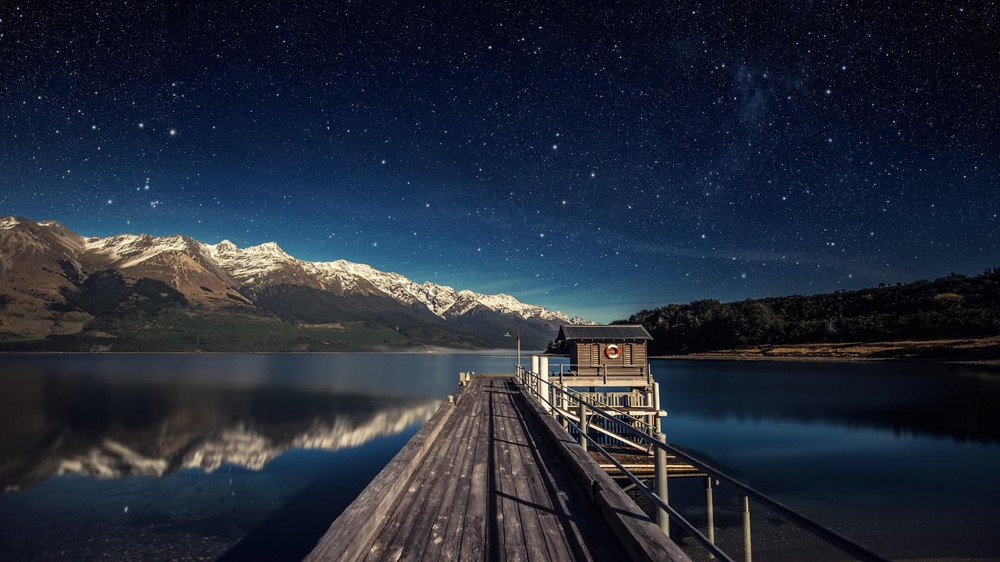
#> input picture Programming/Python/ImageFormatting/images/jpgimg1.JPEG, 1000 x 562 px, shrunk from 1920 x 1080 before the run
$ python Pillow_Add_Watermark.py   (older library calls are emulated)
#> lines starting #> are read from the running program, lines starting #| are printed output that depends on the picture
# http://www.thecodingcouple.com/watermark-images-python-pillow-pil/

from PIL import Image, ImageDraw, ImageFont

image = Image.open('images/jpgimg1.JPEG')
#> image is the input picture: PIL image 1000x562 RGB; mean R, G, B 35, 42.5, 56.7
width, height = image.size
#> width = 1000; height = 562

draw = ImageDraw.Draw(image)
text = "A watermark"

font = ImageFont.truetype('tahoma.ttf', 56)
textwidth, textheight = draw.textsize(text, font)
#> textwidth = 360; textheight = 53

# calculate the x,y coordinates of the text
margin = 5
x = width - textwidth - margin
#> x = 635
y = height - textheight - margin
#> y = 504

# draw watermark using RBG Color in the bottom right corner
# color picker: https://htmlcolorcodes.com/
draw.text((x, y), text, (240, 18, 109 ), font=font)

image.save('images/watermark_test.JPEG')
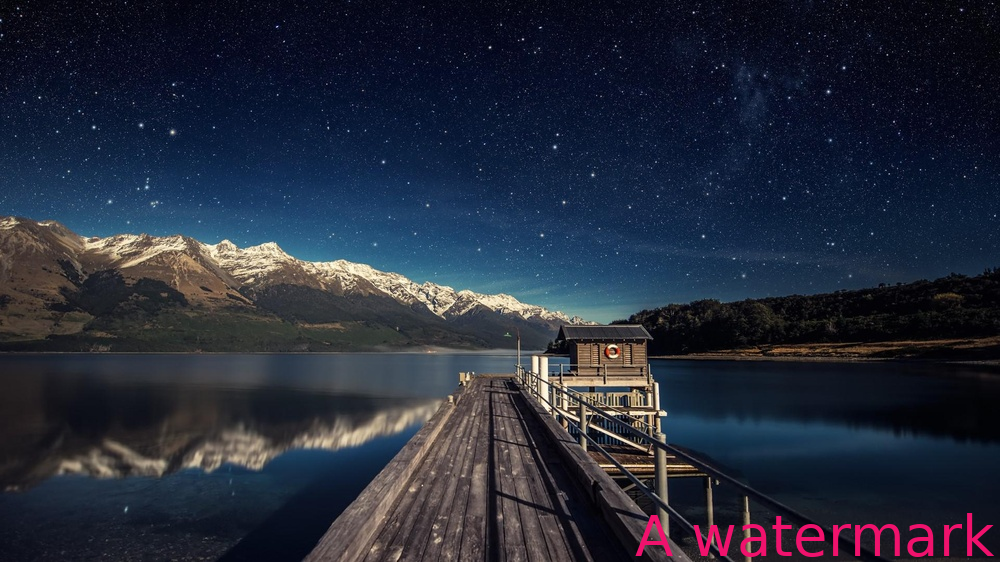
#> saved as watermark_test.JPEG: PIL image 1000x562 RGB; mean R, G, B 36.4, 42.4, 57.2

$ run again, with Programming/Python/ImageFormatting/images/jpgimg2.JPEG copied over Programming/Python/ImageFormatting/images/jpgimg1.JPEG
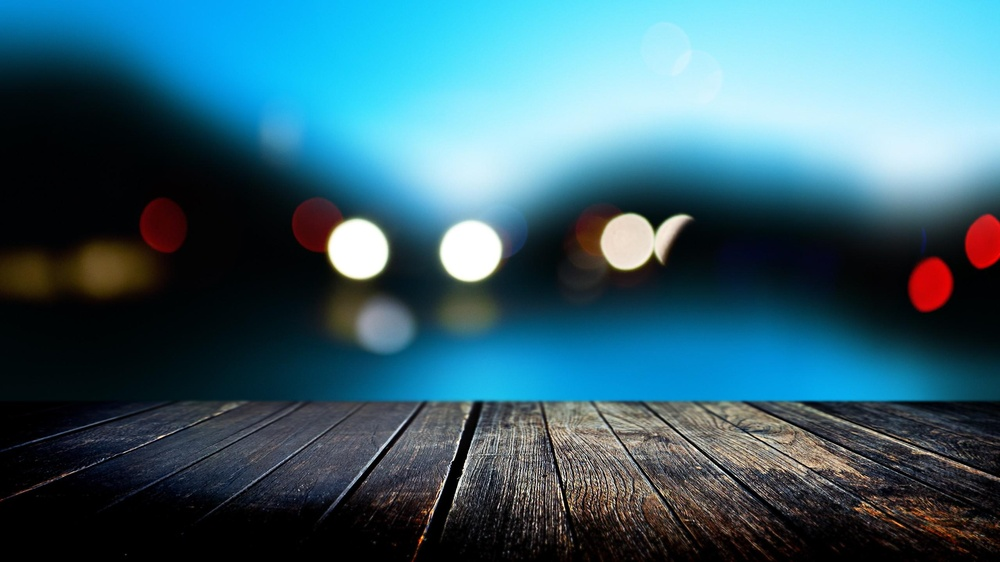
#> input picture Programming/Python/ImageFormatting/images/jpgimg2.JPEG, 1000 x 562 px, shrunk from 2560 x 1440 before the run
#> image is the input picture: PIL image 1000x562 RGB; mean R, G, B 56.8, 97.8, 112.2
#> textwidth = 360; textheight = 53
#> x = 635
#> y = 504
#> `image.save('images/watermark_test.JPEG')`:
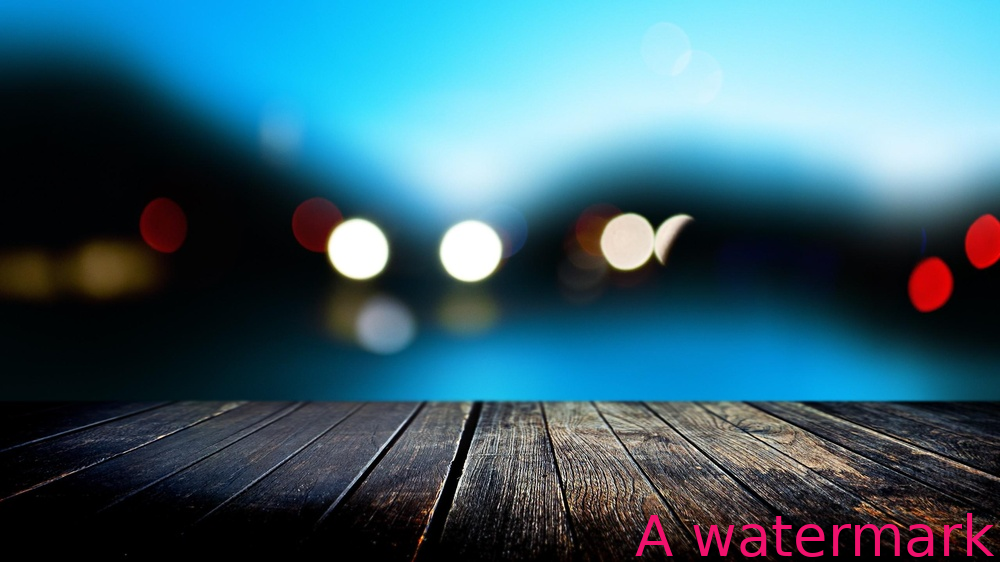
#> saved as watermark_test.JPEG: PIL image 1000x562 RGB; mean R, G, B 58.3, 97.8, 112.9
